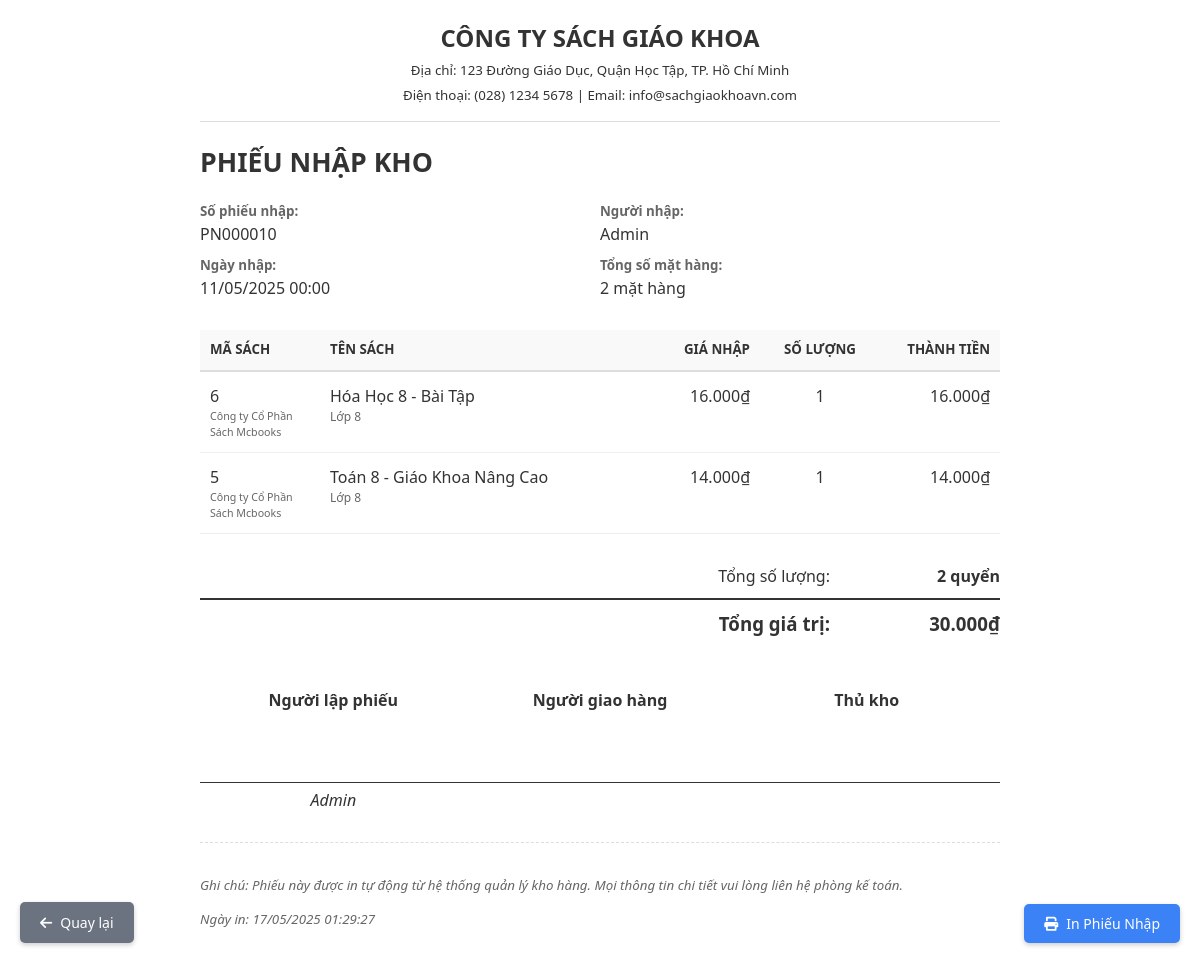
Page /admin/in-phieu-nhap.php?id=10 on the committed database.
### tables this page shows
CREATE TABLE `hoadonnhap` (
  `id` int(11) NOT NULL,
  `tongtien` decimal(15,2) DEFAULT NULL,
  `idNguoiNhap` int(11) NOT NULL,
  `date` datetime NOT NULL,
  `status` tinyint(1) NOT NULL DEFAULT 1
);

CREATE TABLE `users` (
  `id` int(11) NOT NULL,
  `role_id` int(11) DEFAULT NULL,
  `userName` varchar(50) DEFAULT NULL,
  `password` varchar(255) DEFAULT NULL,
  `email` varchar(100) DEFAULT NULL,
  `avatar` varchar(255) DEFAULT NULL,
  `status_user` tinyint(1) DEFAULT NULL,
  `fullName` varchar(100) DEFAULT NULL,
  `phoneNumber` varchar(20) DEFAULT NULL,
  `created_at` datetime NOT NULL DEFAULT current_timestamp()
);

CREATE TABLE `chitietphieunhap` (
  `id` int(11) NOT NULL,
  `idPhieuNhap` int(11) NOT NULL,
  `idBook` int(11) NOT NULL,
  `idCungCap` int(11) NOT NULL,
  `soluong` int(11) NOT NULL,
  `gianhap` decimal(10,2) NOT NULL,
  `status` tinyint(1) NOT NULL DEFAULT 1,
  `loinhuan` int(11) DEFAULT 10
);

CREATE TABLE `books` (
  `id` int(11) NOT NULL,
  `bookName` varchar(255) NOT NULL,
  `subjectId` int(11) DEFAULT NULL,
  `classNumber` varchar(50) DEFAULT NULL,
  `oldPrice` decimal(10,2) DEFAULT NULL,
  `currentPrice` decimal(10,2) DEFAULT NULL,
  `quantitySold` int(11) DEFAULT 0,
  `imageURL` varchar(255) DEFAULT NULL,
  `status` tinyint(1) DEFAULT 0,
  `isActive` tinyint(1) DEFAULT 0,
  `description` text DEFAULT NULL,
  `type` varchar(100) DEFAULT NULL
);

CREATE TABLE `nhacungcap` (
  `id` int(11) NOT NULL,
  `name` varchar(156) NOT NULL
);

### database/phieunhap.php (called while the page is built, shortened)
<?php
class PhieuNhap
{
    private $pdo;
    public function __construct($pdo) {
        $this->pdo = $pdo;
    }
    public function getById($id)
    {
        $stmt = $this->pdo->prepare("SELECT * FROM hoadonnhap WHERE id = :id AND status = 1");
        $stmt->bindValue(':id', $id, PDO::PARAM_INT);
        $stmt->execute();
        return $stmt->fetch(PDO::FETCH_ASSOC);
    }
}

### database/user.php (called while the page is built, shortened)
<?php
require_once "database.php";
class UsersTable
{
    public function getUserDetailsById($userId)
    {
        global $pdo;
        $query = "SELECT * FROM users WHERE id = :userId";
        $stmt = $pdo->prepare($query);
        $stmt->bindParam(':userId', $userId, PDO::PARAM_INT);
        $stmt->execute();
        $result = $stmt->fetch(PDO::FETCH_ASSOC);
        return $result;
    }
}

### database/chitietphieunhap.php (called while the page is built, shortened)
<?php
class ChiTietPhieuNhap {
    private $pdo;
    public function __construct($pdo) {
        $this->pdo = $pdo;
    }
    public function getByPhieuNhapId($idPhieuNhap) {
        $sql = "
            SELECT
                ct.*,
                b.bookName as ten_sach,
                b.imageURL as hinh_anh,
                ncc.name as ten_ncc,
                (ct.soluong * ct.gianhap) as thanh_tien
            FROM chitietphieunhap ct
            LEFT JOIN books b ON ct.idBook = b.id
            LEFT JOIN nhacungcap ncc ON ct.idCungCap = ncc.id
            WHERE ct.idPhieuNhap = :id AND ct.status = 1
        ";
        $stmt = $this->pdo->prepare($sql);
        $stmt->bindParam(':id', $idPhieuNhap, PDO::PARAM_INT);
        $stmt->execute();
        return $stmt->fetchAll(PDO::FETCH_ASSOC);
    }
}

### database/book.php (called while the page is built, shortened)
<?php
require_once "database.php";
class BooksTable
{
    public function getBookById($id)
    {
        global $pdo;
        $query = "SELECT * FROM books WHERE id = $id";
        $stmt = $pdo->prepare($query);
        $stmt->execute();
        $result = $stmt->fetch(PDO::FETCH_ASSOC);
        return $result;
    }
}

### database/supplier.php (called while the page is built, shortened)
<?php
require_once "database.php";
class SupplierTable
{
    public function getSupplierById($id)
    {
        global $pdo;
        try {
            $query = "SELECT * FROM nhacungcap WHERE id = ?";
            $stmt = $pdo->prepare($query);
            $stmt->execute([$id]);
            return $stmt->fetch(PDO::FETCH_ASSOC);
        } catch (PDOException $e) {
            error_log("Database error in getSupplierById: " . $e->getMessage());
            return null;
        }
    }
}

### admin/in-phieu-nhap.php (the view, shortened to what this page needs)
<?php
require_once "../database/database.php";
require_once "../database/phieunhap.php";
require_once "../database/chitietphieunhap.php";
require_once "../database/book.php";
require_once "../database/supplier.php";
require_once "../database/user.php";
$phieunhapDB = new PhieuNhap($pdo);
$chitietDB = new ChiTietPhieuNhap($pdo);
$bookDB = new BooksTable();
$supplierTable = new SupplierTable();
$userTable = new UsersTable();
$id = (int)$_GET['id'];
$receipt = $phieunhapDB->getById($id);
$items = $chitietDB->getByPhieuNhapId($id);
$nguoiNhap = $userTable->getUserDetailsById($receipt['idNguoiNhap']);
$receiptNumber = sprintf("PN%06d", $receipt['id']);
$totalQuantity = 0;
$totalValue = $receipt['tongtien'];
foreach ($items as $item) {
    $totalQuantity += $item['soluong'];
}
$receiptDate = date('d/m/Y H:i', strtotime($receipt['date']));
?>
<!DOCTYPE html>
<html lang="vi">
<head>
</head>
<body>
    <div class="print-container">
        <div class="print-header">
            <h1 class="company-name">CÔNG TY SÁCH GIÁO KHOA</h1>
            <p class="company-info">Địa chỉ: 123 Đường Giáo Dục, Quận Học Tập, TP. Hồ Chí Minh</p>
            <p class="company-info">Điện thoại: (028) 1234 5678 | Email: info@sachgiaokhoavn.com</p>
        </div>
        <h2 class="receipt-title">PHIẾU NHẬP KHO</h2>
        <div class="receipt-info">
            <div class="info-group">
                <div class="info-label">Số phiếu nhập:</div>
                <div class="info-value"><?php echo $receiptNumber; ?></div>
                <div class="info-label">Ngày nhập:</div>
                <div class="info-value"><?php echo $receiptDate; ?></div>
            </div>
            <div class="info-group">
                <div class="info-label">Người nhập:</div>
                <div class="info-value">
                    <?php echo htmlspecialchars($nguoiNhap['fullName'] ?? $nguoiNhap['userName'] ?? "ID: ".$receipt['idNguoiNhap']); ?>
                </div>
                <div class="info-label">Tổng số mặt hàng:</div>
                <div class="info-value"><?php echo count($items); ?> mặt hàng</div>
            </div>
        </div>
        <table class="receipt-table">
            <thead>
                <tr>
                    <th class="item-code">Mã sách</th>
                    <th class="item-name">Tên sách</th>
                    <th class="item-price">Giá nhập</th>
                    <th class="item-quantity">Số lượng</th>
                    <th class="item-total">Thành tiền</th>
                </tr>
            </thead>
            <tbody>
                <?php foreach ($items as $index => $item):
                    $book = $bookDB->getBookById($item['idBook']);
                    $supplier = $supplierTable->getSupplierById($item['idCungCap']);
                    $subtotal = $item['soluong'] * $item['gianhap'];
                ?>
                <tr>
                    <td class="item-code">
                        <?php echo htmlspecialchars($book['id'] ?? '-'); ?>
                        <div style="font-size: 8pt; color: #666;">
                            <?php echo htmlspecialchars($supplier['name'] ?? '-'); ?>
                        </div>
                    </td>
                    <td class="item-name">
                        <?php echo htmlspecialchars($book['bookName'] ?? 'Unknown Book'); ?>
                        <?php if (!empty($book['classNumber'])): ?>
                        <div style="font-size: 9pt; color: #666;">Lớp <?php echo htmlspecialchars($book['classNumber']); ?></div>
                        <?php endif; ?>
                    </td>
                    <td class="item-price">
                        <?php echo number_format($item['gianhap'], 0, ',', '.'); ?>₫
                    </td>
                    <td class="item-quantity">
                        <?php echo number_format($item['soluong']); ?>
                    </td>
                    <td class="item-total">
                        <?php echo number_format($subtotal, 0, ',', '.'); ?>₫
                    </td>
                </tr>
                <?php endforeach; ?>
            </tbody>
        </table>
        <div class="receipt-summary">
            <div class="summary-row">
                <div class="summary-label">Tổng số lượng:</div>
                <div class="summary-value"><?php echo number_format($totalQuantity); ?> quyển</div>
            </div>
            <div class="summary-row grand-total">
                <div class="summary-label">Tổng giá trị:</div>
                <div class="summary-value"><?php echo number_format($totalValue, 0, ',', '.'); ?>₫</div>
            </div>
        </div>
        <div class="receipt-footer">
            <div class="signature-block">
                <div class="signature-title">Người lập phiếu</div>
                <div class="signature-name">
                    <?php echo htmlspecialchars($nguoiNhap['fullName'] ?? $nguoiNhap['userName'] ?? ''); ?>
                </div>
            </div>
            <div class="signature-block">
                <div class="signature-title">Người giao hàng</div>
                <div class="signature-name"></div>
            </div>
            <div class="signature-block">
                <div class="signature-title">Thủ kho</div>
                <div class="signature-name"></div>
            </div>
        </div>
        <div class="receipt-notes">
            <p>Ghi chú: Phiếu này được in tự động từ hệ thống quản lý kho hàng. Mọi thông tin chi tiết vui lòng liên hệ phòng kế toán.</p>
            <p>Ngày in: <?php echo date('d/m/Y H:i:s'); ?></p>
        </div>
    </div>
    <a href="thongTinPhieuNhap.php" class="return-button">
        <i class="fas fa-arrow-left"></i> Quay lại
    </a>
    <button onclick="window.print()" class="print-button">
        <i class="fas fa-print"></i> In Phiếu Nhập
    </button>
    <link rel="stylesheet" href="https://cdnjs.cloudflare.com/ajax/libs/font-awesome/6.0.0-beta3/css/all.min.css">
</body>
</html>

### admin/in-phieu-nhap.php (style rules this page uses)
body { font-family: 'Segoe UI', Arial, sans-serif; font-size: 12pt; line-height: 1.5; color: #333; margin: 0; padding: 0; }
.print-container { max-width: 800px; margin: 0 auto; padding: 20px; }
.print-header { text-align: center; margin-bottom: 20px; border-bottom: 1px solid #ddd; padding-bottom: 10px; }
.company-name { font-size: 18pt; font-weight: bold; margin: 0; }
.company-info { font-size: 10pt; margin: 5px 0; }
.receipt-title { font-size: 20pt; font-weight: bold; margin: 20px 0; }
.receipt-info { display: flex; justify-content: space-between; margin-bottom: 20px; }
.info-group { flex: 1; }
.info-label { font-weight: bold; color: #666; font-size: 10pt; }
.info-value { font-size: 12pt; margin-bottom: 10px; }
.receipt-table { width: 100%; border-collapse: collapse; margin-bottom: 30px; }
.receipt-table th { background-color: #f9f9f9; border-bottom: 2px solid #ddd; padding: 10px; text-align: left; font-size: 10pt; text-transform: uppercase; }
.receipt-table td { border-bottom: 1px solid #eee; padding: 12px 10px; vertical-align: top; }
.receipt-table .item-code { width: 15%; }
.receipt-table .item-name { width: 40%; }
.receipt-table .item-price { width: 15%; text-align: right; }
.receipt-table .item-quantity { width: 15%; text-align: center; }
.receipt-table .item-total { width: 15%; text-align: right; }
.receipt-summary { margin-top: 20px; text-align: right; }
.summary-row { display: flex; justify-content: flex-end; margin-bottom: 5px; }
.summary-label { width: 200px; text-align: right; padding-right: 20px; }
.summary-value { width: 150px; text-align: right; font-weight: bold; }
.grand-total { font-size: 14pt; font-weight: bold; border-top: 2px solid #333; padding-top: 10px; margin-top: 10px; }
.receipt-footer { margin-top: 50px; display: flex; justify-content: space-between; text-align: center; }
.signature-block { flex: 1; }
.signature-title { font-weight: bold; margin-bottom: 50px; }
.signature-name { border-top: 1px solid #333; padding-top: 5px; font-style: italic; margin-top: 70px; }
.receipt-notes { margin-top: 30px; font-size: 10pt; border-top: 1px dashed #ddd; padding-top: 20px; font-style: italic; color: #666; }
.print-button { position: fixed; bottom: 20px; right: 20px; padding: 10px 20px; background-color: #3b82f6; color: white; border: none; border-radius: 5px; cursor: pointer; box-shadow: 0 2px 5px rgba(0,0,0,0.2); display: flex; align-items: center; font-family: 'Segoe UI', Arial, sans-serif; font-size: 14px; }
.print-button i { margin-right: 8px; }
.return-button { position: fixed; bottom: 20px; left: 20px; padding: 10px 20px; background-color: #6b7280; color: white; border: none; border-radius: 5px; cursor: pointer; box-shadow: 0 2px 5px rgba(0,0,0,0.2); display: flex; align-items: center; font-family: 'Segoe UI', Arial, sans-serif; font-size: 14px; text-decoration: none; }
.return-button i { margin-right: 8px; }

### rows in the picture
hoadonnhap: id "PN000010", date "11/05/2025 00:00", tongtien "30.000"
users: fullName "Admin"
chitietphieunhap: idBook "6", idCungCap.name "Công ty Cổ Phần Sách Mcbooks", idBook.bookName "Hóa Học 8 - Bài Tập", idBook.classNumber "8", gianhap "16.000", soluong "1", subtotal "16.000"
chitietphieunhap: idBook "5", idCungCap.name "Công ty Cổ Phần Sách Mcbooks", idBook.bookName "Toán 8 - Giáo Khoa Nâng Cao", idBook.classNumber "8", gianhap "14.000", soluong "1", subtotal "14.000"

### other values in the picture
count($items) "2"
$totalQuantity "2"
